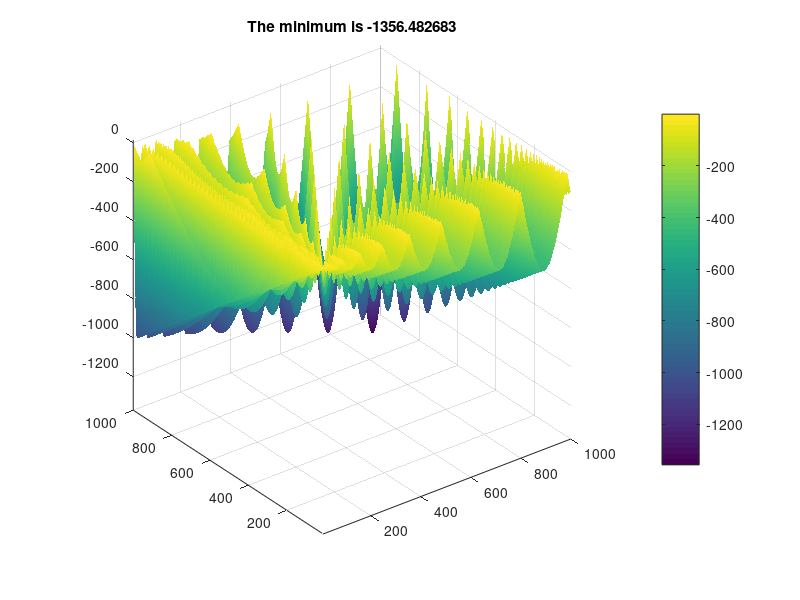
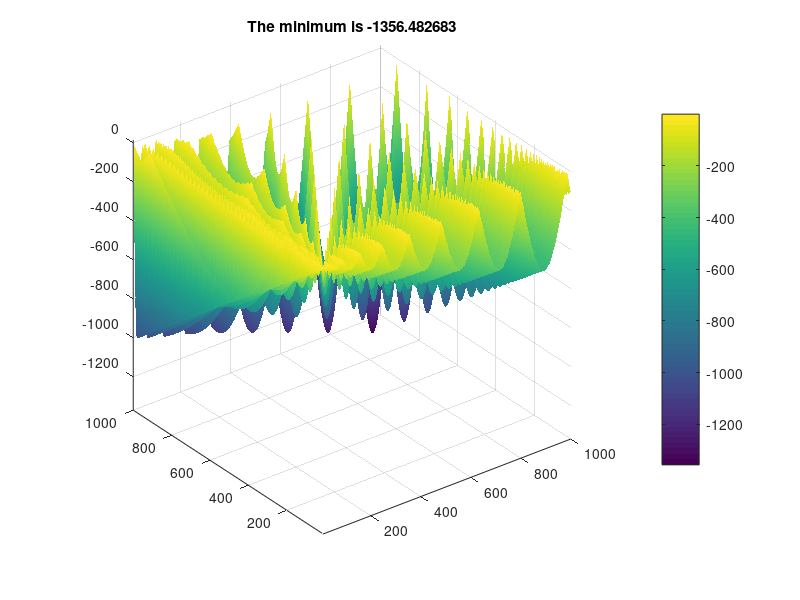
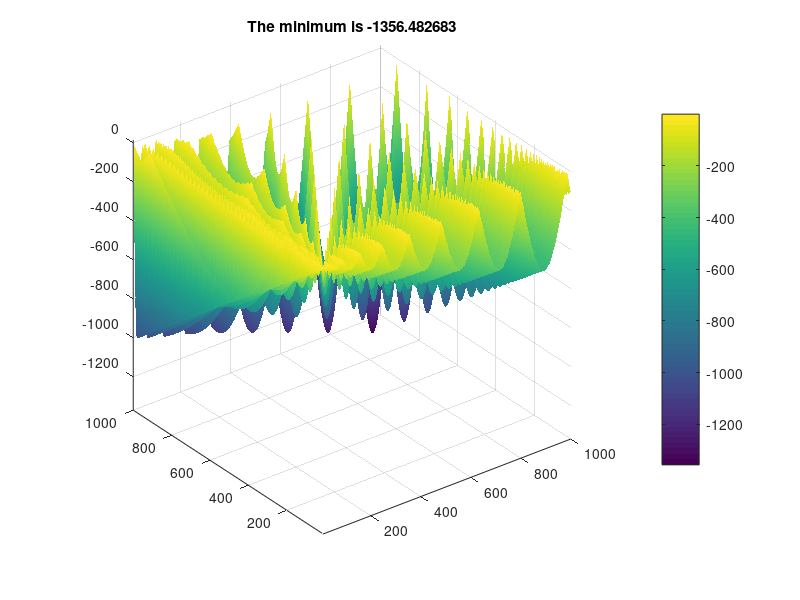
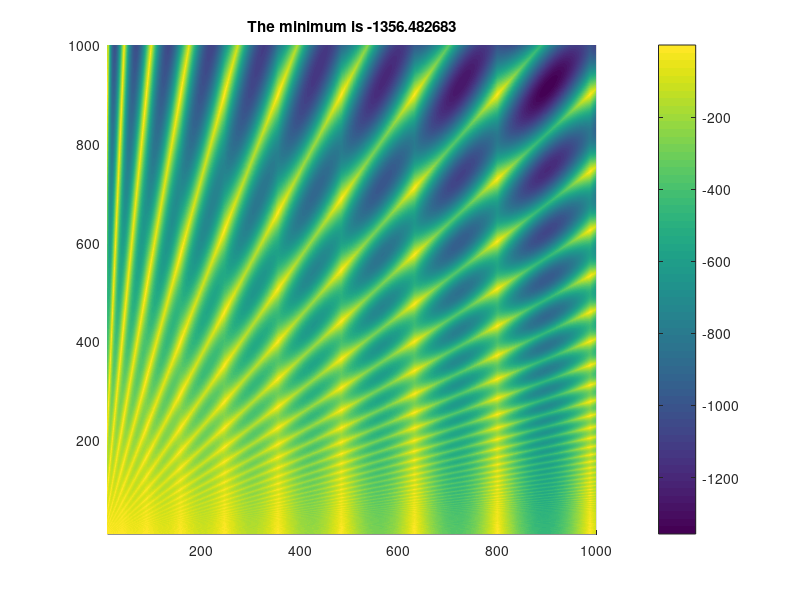

These charts were generated, in order, by the following MATLAB code:
clc
clear
close all
ResF = 'Results';
FName = 'ResVisual';
mkdir(ResF,FName);
CurrentF = pwd;
F2SaveRes= strcat(CurrentF,'\',ResF, strcat('\', FName));
fnamefigures = F2SaveRes;
x = 10:1000 ; 
y = 10:1000 ;
[X,Y] = meshgrid(x,y);
z = -abs(0.5.*X.*sin(sqrt(abs(X))))-abs(Y.*sin(30.*sqrt(abs(X./Y))));
%%
fig1 = figure;
surf(X,Y,z);
colorbar;
shading interp 
axis on vis3d;
grid on
title(sprintf('The minimum is %f', min(z(:))))
% shading flat 
% shading faceted 
figname1 = 'Visualisation3D' ;
print(fullfile(fnamefigures,figname1),'-depsc')
print(fullfile(fnamefigures,figname1),'-djpeg')
fignametosave1 = [char(figname1),'.fig'];
savefig(fig1,fullfile(fnamefigures,fignametosave1),'compact')
fig2 = figure; hold on
surf(X,Y,z);
colorbar;
shading interp 
axis on vis3d;

grid on
title(sprintf('The minimum is %f', min(z(:))))
figname1 = 'VisualisationMin' ;
print(fullfile(fnamefigures,figname1),'-depsc')
print(fullfile(fnamefigures,figname1),'-djpeg')
fignametosave1 = [char(figname1),'.fig'];
savefig(fig1,fullfile(fnamefigures,fignametosave1),'compact')